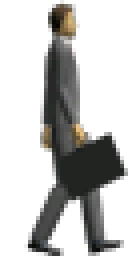
#> input picture tasks/t0001/orig/bmanwalk6__14ef4f1e.png, 32 x 64 px (shown 4 times larger)
$ python -i mag_parts.py   (imports and definitions only)   (older library calls are emulated)
#> lines starting #> are read from the running program, lines starting #| are printed output that depends on the picture
"""mag_parts.py: shared helpers for the part-based magazine covers (pipeline/mag_parts/<COVER>/manifest.json, tools/mag_compose.py).

  plate_up(img, prompt, seed, ...)   a small picture (one figure / photo) -> 4x by two klein-edit stages (2x Lanczos -> klein -> colour lock), one tile each,
                                     so the model sees only that picture, not the page.  Needs the klein server.
  consistency(hd, orig)              mean abs error + worst blocks of the HD part box-downscaled to the original's size against the original
"""
import sys
from pathlib import Path

import cv2
import numpy as np
from PIL import Image

ROOT = Path(__file__).resolve().parents[1]
sys.path.insert(0, str(ROOT / "tools"))
import tile_upscale as tu                                                        # noqa: E402

PARTS = ROOT / "pipeline" / "mag_parts"
SCRAPBOOK = Path.home() / "Games/CSVM/extracted/rof/ASSETS/GRAPHICS/SCRAPBOOK"


def f32(im):
    return np.asarray(im.convert("RGB")).astype(np.float32) / 255


def u8(a):
    return Image.fromarray((np.clip(a, 0, 1) * 255 + .5).astype(np.uint8))


# [92 lines left out: functions _np, region_lock, one_stage, plate_up, consistency, gen_refs and 1 more, not called in this run]


def inpaint(rgb, mask, r=4, ns=False):
    return cv2.inpaint(rgb, mask.astype(np.uint8), r, cv2.INPAINT_NS if ns else cv2.INPAINT_TELEA)


def opaque_on_grey(path, grey=110):
    o = Image.open(path).convert("RGBA")
    return np.asarray(Image.alpha_composite(Image.new("RGBA", o.size, (grey,) * 3 + (255,)), o).convert("RGB"))


# [19 lines left out: function figure_matte, not called in this run]


# ---- manifests ------------------------------------------------------------------------------------------------------------------------------------------------
import json, shutil

UIDS = {"MAG1": "scrap_SB_00_00_MAG1__37e18d0c", "MAG2": "scrap_SB_01_02_MAG2__12bf7da1", "MAG3": "scrap_SB_11_01_MAG3__174eaf47", "MAG4": "scrap_SB_11_01_MAG4__39635161",
        "MAG5": "scrap_SB_14_01_MAG5__b1523eb3", "MAG7": "scrap_SB_21_01_MAG7__6c9a2cef", "ZPJCOVER": "scrap_SB_19_01_ZPJCOVER__9b658f3c", "COMICOVER": "scrap_SB_22_01_COMICOVER__2c0858c3"}
STEMS = {"MAG1": "SB_00_00_MAG1", "MAG2": "SB_01_02_MAG2", "MAG3": "SB_11_01_MAG3", "MAG4": "SB_11_01_MAG4", "MAG5": "SB_14_01_MAG5", "MAG7": "SB_21_01_MAG7",
         "ZPJCOVER": "SB_19_01_ZPJCOVER", "COMICOVER": "SB_22_01_COMICOVER"}


class Manifest:
    """pipeline/mag_parts/<COVER>/manifest.json: {cover, uid, size, alpha, orig, parts:[{id,name,kind,z,file,x,y,w,h,source:{type,method,tool,orig_box,shared},status,qa:{result,note}}]}
    kind: background | figure | photo | emblem | text | rule | decor.  Part files are RGBA PNGs at 4x page scale, bbox-sized; x,y = top-left on the page."""

    # [4 lines left out: function __init__, not called in this run]

    def save(self):
        self.d["parts"].sort(key=lambda p: (p["z"], p["id"]))
        self.path.write_text(json.dumps(self.d, indent=1))

    # [18 lines left out: functions init, add, not called in this run]

    def part(self, pid):
        return next(p for p in self.d["parts"] if p["id"] == pid)

    def set_qa(self, pid, result, note=""):
        self.part(pid)["qa"] = {"result": result, "note": note}; self.save()


# [40 lines left out: functions compose, figure_rgba, not called in this run]


WIN = Path.home() / ".local/share/fonts/winfonts"


# [50 lines left out: functions text_layer, sepia_project, orig_rgb, not called in this run]


def crisp(img, k=4, amount=1.3, radius=1.6, steep=0.0):
    """the honest upscale of a small original detail: Lanczos k x, then unsharp mask (RADIUS px at the new scale, AMOUNT) and, if STEEP>0, a shock-filter-like edge steepening.
    Invents nothing: every stroke is the original's."""
    big = np.asarray(img.convert("RGB").resize((img.width * k, img.height * k), Image.LANCZOS)).astype(np.float32)
    bl = cv2.GaussianBlur(big, (0, 0), radius)
    out = big + amount * (big - bl)
    if steep:
        g = cv2.cvtColor(np.clip(out, 0, 255).astype(np.uint8), cv2.COLOR_RGB2GRAY).astype(np.float32)
        lap = cv2.Laplacian(cv2.GaussianBlur(g, (0, 0), 1.2), cv2.CV_32F)
        out = out - steep * np.sign(lap)[..., None] * 6 * (np.abs(lap)[..., None] > 1)
    return Image.fromarray(np.clip(out, 0, 255).astype(np.uint8))


# [148 lines left out: functions box_part, trace_up, traced_part, clear_poly, tone_match, layer_part and 3 more, not called in this run]


# ---- covers drawn in the deskewed ("upright") frame of tile_mags_rot ----------------------------------------------------------------------------------------------
import tile_mags_rot as tr


# [38 lines left out: functions upright_1x, to_page, detail_transfer, not called in this run]


def flat_up(img, k=4, sigma_s=3.0, sigma_r=0.08, amount=0.9, radius=1.5, steep=0.5):
    """the honest upscale of flat-colour comic art: Lanczos k x, an edge-preserving smooth (colour bands lose their JPEG/blur ripple, lines stay), then unsharp + edge steepening so the ink lines are
    crisp.  Nothing is invented."""
    big = np.asarray(img.convert("RGB").resize((img.width * k, img.height * k), Image.LANCZOS))
    sm = cv2.bilateralFilter(big, 0, sigma_r * 255, sigma_s * k / 2)
    return crisp(Image.fromarray(sm), 1, amount, radius, steep)


# [42 lines left out: functions orig_ext_rgb, alpha_clip, fold_mask_1x, clip_to_fold, not called in this run]

>>> from PIL import Image
>>> picture = Image.open('../tasks/t0001/orig/bmanwalk6__14ef4f1e.png')
#> picture is the input picture: PIL image 32x64 RGBA; mean R, G, B, A 19.3, 19.1, 17.5, 77.8
>>> result = flat_up(picture)
#> in flat_up, `big = np.asarray(img.convert("RGB").resize((img.width * k, img.height ..`:
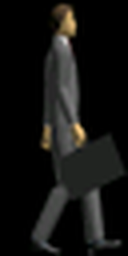
#> big: shape (256, 128, 3); mean R, G, B 19.6, 19.3, 17.7
#> in crisp, `out = big + amount * (big - bl)`:
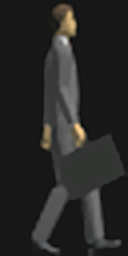
#> out: shape (256, 128, 3) float32; mean R, G, B 19.4, 19.2, 17.6; drawn with min black and max white
#> in crisp, `g = cv2.cvtColor(np.clip(out, 0, 255).astype(np.uint8), cv2.COLOR_RGB2..`:
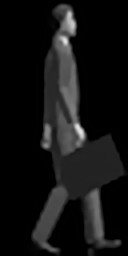
#> g: shape (256, 128) float32; min 0, max 224, mean 19
#> in crisp, `lap = cv2.Laplacian(cv2.GaussianBlur(g, (0, 0), 1.2), cv2.CV_32F)`:
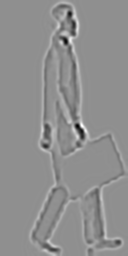
#> lap: shape (256, 128) float32; min -29.31, max 22.71, mean 0; drawn with min black and max white
